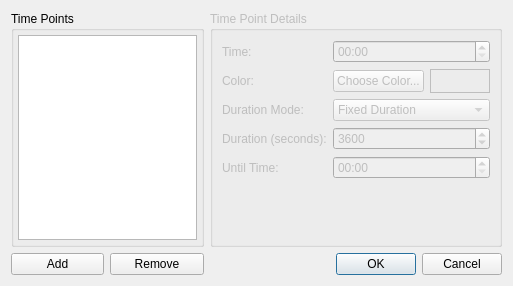
<?xml version="1.0" encoding="UTF-8"?>
<ui version="4.0">
 <class>scheduled_color::SettingsDialog</class>
 <widget class="QDialog" name="scheduled_color::SettingsDialog">
  <property name="geometry">
   <rect>
    <x>0</x>
    <y>0</y>
    <width>513</width>
    <height>286</height>
   </rect>
  </property>
  <property name="windowTitle">
   <string>Scheduled Color Settings</string>
  </property>
  <layout class="QGridLayout" name="gridLayout">
   <item row="0" column="0" colspan="2">
    <widget class="QGroupBox" name="groupBox">
     <property name="title">
      <string>Time Points</string>
     </property>
     <layout class="QVBoxLayout" name="verticalLayout">
      <property name="leftMargin">
       <number>4</number>
      </property>
      <property name="topMargin">
       <number>4</number>
      </property>
      <property name="rightMargin">
       <number>4</number>
      </property>
      <property name="bottomMargin">
       <number>4</number>
      </property>
      <item>
       <widget class="QListWidget" name="time_points_list">
        <property name="maximumSize">
         <size>
          <width>180</width>
          <height>16777215</height>
         </size>
        </property>
       </widget>
      </item>
     </layout>
    </widget>
   </item>
   <item row="0" column="2">
    <widget class="QGroupBox" name="details_group">
     <property name="enabled">
      <bool>false</bool>
     </property>
     <property name="title">
      <string>Time Point Details</string>
     </property>
     <layout class="QFormLayout" name="formLayout">
      <item row="0" column="0">
       <widget class="QLabel" name="time_label">
        <property name="text">
         <string>Time:</string>
        </property>
       </widget>
      </item>
      <item row="0" column="1">
       <widget class="QTimeEdit" name="time_edit">
        <property name="displayFormat">
         <string notr="true">HH:mm</string>
        </property>
       </widget>
      </item>
      <item row="1" column="0">
       <widget class="QLabel" name="color_label">
        <property name="text">
         <string>Color:</string>
        </property>
       </widget>
      </item>
      <item row="1" column="1">
       <layout class="QHBoxLayout" name="colorLayout">
        <item>
         <widget class="QPushButton" name="color_btn">
          <property name="text">
           <string>Choose Color...</string>
          </property>
         </widget>
        </item>
        <item>
         <widget class="QLabel" name="color_preview">
          <property name="minimumSize">
           <size>
            <width>60</width>
            <height>24</height>
           </size>
          </property>
          <property name="frameShape">
           <enum>QFrame::Shape::Box</enum>
          </property>
          <property name="text">
           <string/>
          </property>
         </widget>
        </item>
       </layout>
      </item>
      <item row="2" column="0">
       <widget class="QLabel" name="mode_label">
        <property name="text">
         <string>Duration Mode:</string>
        </property>
       </widget>
      </item>
      <item row="2" column="1">
       <widget class="QComboBox" name="mode_combo">
        <item>
         <property name="text">
          <string>Fixed Duration</string>
         </property>
        </item>
        <item>
         <property name="text">
          <string>Until Specific Time</string>
         </property>
        </item>
        <item>
         <property name="text">
          <string>Until Next Point</string>
         </property>
        </item>
       </widget>
      </item>
      <item row="3" column="0">
       <widget class="QLabel" name="duration_label">
        <property name="text">
         <string>Duration (seconds):</string>
        </property>
       </widget>
      </item>
      <item row="3" column="1">
       <widget class="QSpinBox" name="duration_spin">
        <property name="minimum">
         <number>1</number>
        </property>
        <property name="maximum">
         <number>86400</number>
        </property>
        <property name="value">
         <number>3600</number>
        </property>
       </widget>
      </item>
      <item row="4" column="0">
       <widget class="QLabel" name="until_time_label">
        <property name="text">
         <string>Until Time:</string>
        </property>
       </widget>
      </item>
      <item row="4" column="1">
       <widget class="QTimeEdit" name="until_time_edit">
        <property name="displayFormat">
         <string notr="true">HH:mm</string>
        </property>
       </widget>
      </item>
      <item row="5" column="0" colspan="2">
       <spacer name="verticalSpacer">
        <property name="orientation">
         <enum>Qt::Orientation::Vertical</enum>
        </property>
        <property name="sizeHint" stdset="0">
         <size>
          <width>20</width>
          <height>40</height>
         </size>
        </property>
       </spacer>
      </item>
     </layout>
    </widget>
   </item>
   <item row="1" column="0">
    <widget class="QPushButton" name="add_btn">
     <property name="text">
      <string>Add</string>
     </property>
    </widget>
   </item>
   <item row="1" column="1">
    <widget class="QPushButton" name="remove_btn">
     <property name="text">
      <string>Remove</string>
     </property>
    </widget>
   </item>
   <item row="1" column="2">
    <widget class="QDialogButtonBox" name="buttonBox">
     <property name="standardButtons">
      <set>QDialogButtonBox::StandardButton::Cancel|QDialogButtonBox::StandardButton::Ok</set>
     </property>
    </widget>
   </item>
  </layout>
 </widget>
 <resources/>
 <connections>
  <connection>
   <sender>buttonBox</sender>
   <signal>accepted()</signal>
   <receiver>scheduled_color::SettingsDialog</receiver>
   <slot>accept()</slot>
   <hints>
    <hint type="sourcelabel">
     <x>392</x>
     <y>289</y>
    </hint>
    <hint type="destinationlabel">
     <x>213</x>
     <y>282</y>
    </hint>
   </hints>
  </connection>
  <connection>
   <sender>buttonBox</sender>
   <signal>rejected()</signal>
   <receiver>scheduled_color::SettingsDialog</receiver>
   <slot>reject()</slot>
   <hints>
    <hint type="sourcelabel">
     <x>417</x>
     <y>292</y>
    </hint>
    <hint type="destinationlabel">
     <x>214</x>
     <y>266</y>
    </hint>
   </hints>
  </connection>
 </connections>
</ui>
